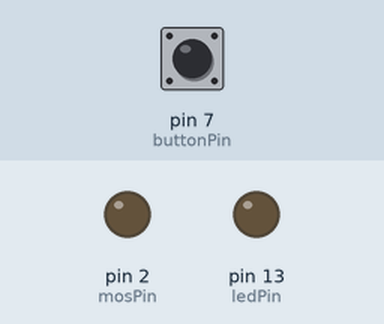
Recording of a sketch running on a simulated Arduino Uno, built with avr-gcc and run on an emulated ATmega328P. On the bench: output pins drawn as LEDs (lit = HIGH). Dashed ring = blinking. The test bench sets the inputs (shaded band); at power-on: pin 7 (buttonPin) LOW.

Above: at 1.2 s.
1.3 s: pin 7 (buttonPin) pulled HIGH for 1 s
At 1.48 s:
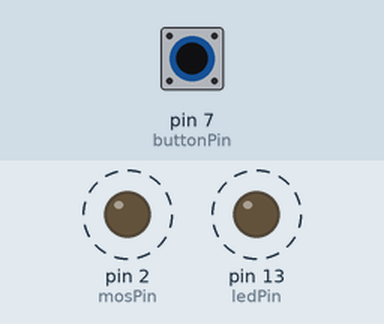
4.3 s: pin 7 (buttonPin) pulled HIGH for 3.2 s
At 7.7 s:
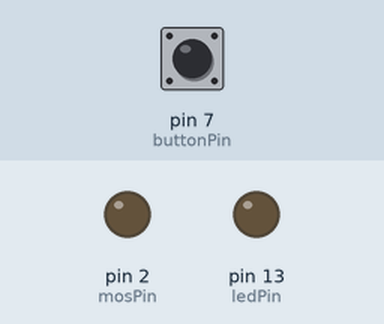
Timing chart, 0 to 9.2 s (numbered marks = the images above; inputs shaded):
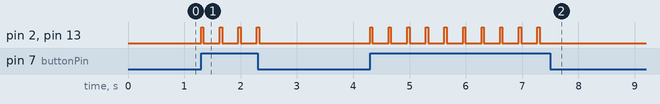

The sketch:

spot_welder.ino
```cpp
const int buttonPin = 7;     // the number of the pushbutton pin
const int ledPin =  13;      // the number of the LED pin
const int mosPin =  2;

int buttonState = 0;         // variable for reading the pushbutton status

void setup() {
  pinMode(ledPin, OUTPUT);
  pinMode(mosPin, OUTPUT);
  pinMode(buttonPin, INPUT);
}

void trigger(int interval, int repeat) {
  for (int i = 0; i < repeat; i++) {
    digitalWrite(ledPin, HIGH);
    digitalWrite(mosPin, HIGH);
    delay(interval);
    digitalWrite(ledPin, LOW);
    digitalWrite(mosPin, LOW);
    delay(interval);
  }
}

void loop() {
  buttonState = digitalRead(buttonPin);
  if (buttonState == HIGH) {
    trigger(40, 1); //10 right for nickel to nickel, 5 is min
    delay(250);
  }
}
```

Measured:
- after the input at 1.3 s, pin 2 (mosPin), pin 13 (ledPin): alternates HIGH for 0.04 s and LOW for 0.29 s, 8 changes in all, then stays LOW, starting at once
- after the input at 4.3 s, pin 2 (mosPin), pin 13 (ledPin): alternates HIGH for 0.04 s and LOW for 0.29 s, 20 changes in all, then stays LOW, starting at once
